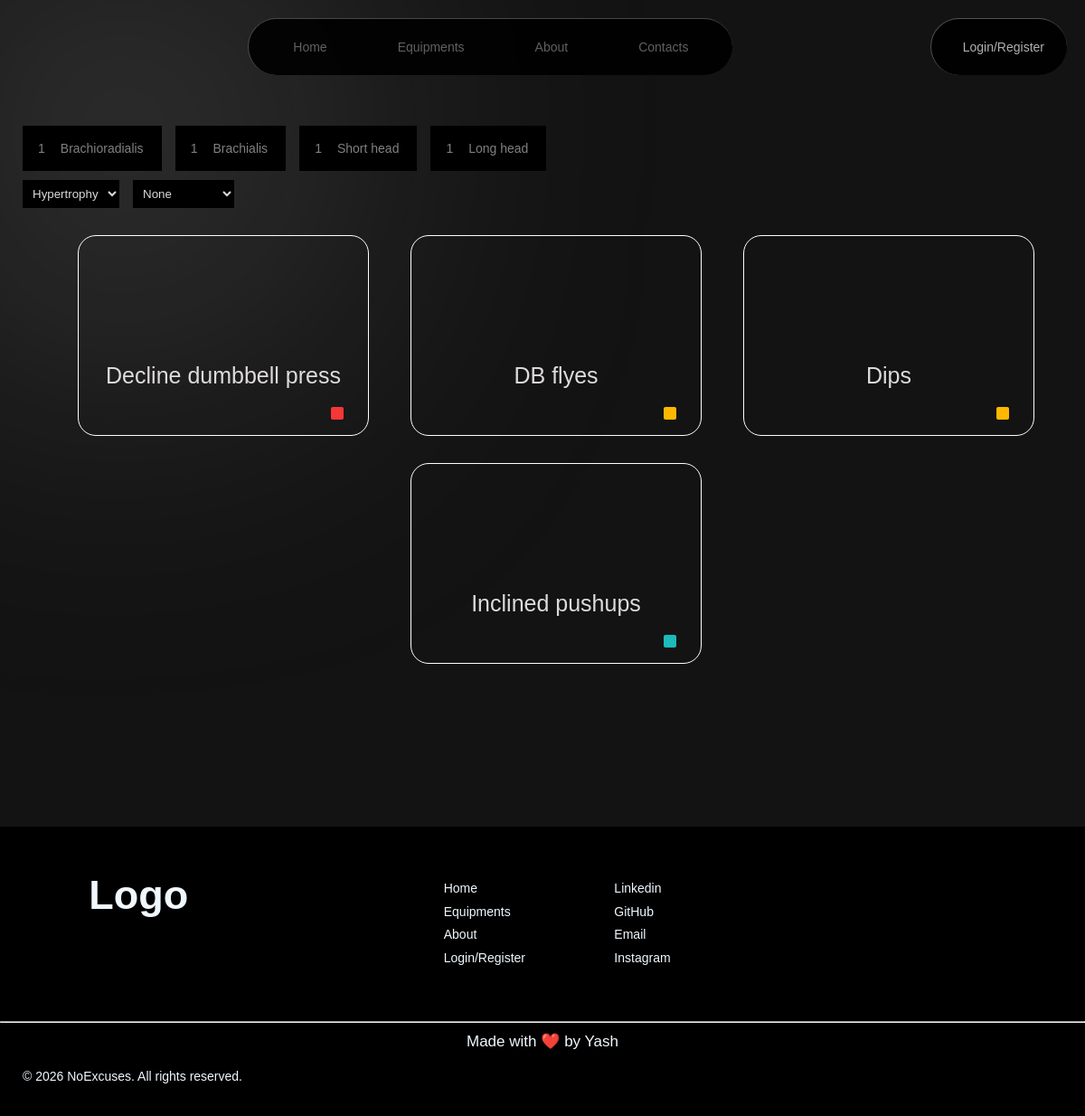
/submuscles/2/2/, run on the app's committed database.
### api/models.py (models this page shows, shortened)
class SubMuscle(models.Model):
    name = models.CharField(max_length = 30)
    muscle = models.ForeignKey(MuscleGroup, on_delete=models.CASCADE, null= True,related_name="muscles")
    def __str__(self):
        return self.name

class Workout(models.Model):
    class DifficultyChoices(models.TextChoices):
        EASY = 'easy', 'easy'
        MEDIUM = 'medium', 'medium'
        HARD = 'hard', 'hard'
    class TypeChoices(models.TextChoices):
        ISOLATED = 'isolated','isolated'
        COMPOUND = 'compound', 'compound'
    name = models.CharField(max_length = 50)
    difficulty = models.PositiveSmallIntegerField(
        validators = [MinValueValidator(0), MaxValueValidator(2)]
    )
    description = models.TextField(max_length = 500)
    equipment = models.ManyToManyField(Equipment, related_name = "workouts")
    sub_muscle = models.ManyToManyField(SubMuscle, related_name = 'workouts')
    type = models.CharField(choices = TypeChoices, max_length = 20)
    strength_score = models.PositiveSmallIntegerField(
        validators = [MinValueValidator(0), MaxValueValidator(10)]
    )
    hypertrophy_score = models.PositiveSmallIntegerField(
        validators = [MinValueValidator(0), MaxValueValidator(10)]
    )
    endurance_score = models.PositiveSmallIntegerField(
        validators = [MinValueValidator(0), MaxValueValidator(10)]
    )

### api/views.py (the view, shortened to what this page needs)
# urls.py: path("submuscles/<int:muscle_id>/<int:current>/", views.available_workouts_for_submuscle, name="available_workouts_submuscle"),
@csrf_protect
def available_workouts_for_submuscle(request, muscle_id, current = 0):
    ids = request.session.get("equipment_ids", [])
    if request.user.is_authenticated:
        ids = Profile.objects.get(user = request.user).equipment_ids
    if(ids == []):
        ids = Workout.objects.all().values_list("id", flat = True)
    submuscles = SubMuscle.objects.filter(muscle__id = muscle_id)
    if current!=0:
        submuscle = SubMuscle.objects.get(id = current)
        active = submuscle.id
        workouts = Workout.objects.filter(equipment__id__in = ids, sub_muscle = submuscle).distinct()
    else:
        workouts = Workout.objects.filter(equipment__id__in = ids, sub_muscle = submuscles[0]).distinct()
        active = submuscles[0].id
    ids = Workout.objects.filter(equipment__id__in = ids).values_list("id", flat = True)
    context = {"ids":ids, "muscle_id":muscle_id, "submuscles":submuscles, "workouts_selected":workouts.order_by("-hypertrophy_score"), "active":active, "current":current}
    context["select"] = 0
    context["diff"] = 0
    return render(request, "api/available_workouts_submuscle.html", context)

### api/templatetags/custom_tags.py (called while the page is built)
@register.simple_tag
def get_workout_counts_submuscle(ids, submuscle):
    return len(submuscle.workouts.filter(id__in = ids))

### api/templates/api/available_workouts_submuscle.html (shortened to what this page needs)
{% extends "main.html" %}
{% block content %}
{% load static %}
{% load custom_tags %}
        <link rel="stylesheet" href="{% static 'api/available_workout_submuscle.css' %}">
        <div id="muscle_container">
            {% for submuscle in submuscles %}
            <div id ="{% if submuscle.id == active %}active{% else %} {% endif %}" onclick="window.location.href=`{% url 'available_workouts_submuscle' muscle_id submuscle.id %}`" class="submuscle_card">
            <div class="submuscle_count">
                {% get_workout_counts_submuscle ids submuscle %}
            </div>
            <div class="submuscle_name">{{submuscle}}</div>
            </div>
            {% endfor %}
        </div>
    <form method="post" action="/submuscles/{{muscle_id}}/{{current}}/" id="sort_form">
        <select id="goal" name="option">
            <option value="0" class="goal_item" {% if select == '0' %}selected{% endif %}>Hypertrophy</option>
        </select>
        <select id="difficulty" name="difficulty">
            <option value="none" class="diff" {% if diff == 0 %}selected{% endif %}>
                None
            </option>
        </select>
    </form>
        <div id="workout_container">
            {% for workout in workouts_selected %}
            <div onclick="window.location.href=`{% url 'workout_page' workout.id %}`" class="workout_cards">
                <center>
                <div class="workout_name">{{workout.name}}</div>
                <div class = "diff{{workout.difficulty}}">
                </div>
                </center>
            </div>
            {% endfor %}
        </div>
{% endblock %}

### static/navbar.css (style rules this page uses)
body { font-family:sans-serif; font-size:14px; background: #131313; }
body::before { content: ""; position: absolute; top: 0; left: 0; width: 30%; height: 35%; background: radial-gradient( circle at left top, rgba(179, 177, 177, 0.705), transparent 90% ); filter: blur(160px); z-index: -1; }

### api/static/api/available_workout_submuscle.css (style rules this page uses)
#muscle_container { display:flex; margin-left:25px; }
.submuscle_card { display:flex; justify-content: space-between; background-color: black; padding:10px; margin-right: 15px; transition:0.3s; }
.submuscle_name { color:white; padding:7px; padding-left:10px; padding-right:10px; color: grey; }
.submuscle_count { color:white; padding:7px; color: grey; }
#workout_container { display:flex; flex-wrap:wrap; margin-top:30px; justify-content: space-evenly; margin-left:40px; margin-right:40px; }
.workout_cards { border:1px solid white; padding:20px; width:25%; margin-bottom:30px; margin-left:30px; height:180px; border-radius:20px; }
.workout_name { color: rgb(222, 219, 219); font-size:25px; font-family:Arial, Helvetica, sans-serif; margin-top:120px; transition: 0.3s; }
.diff1 { background-color: rgb(255, 183, 0); width:14px; height:14px; border-radius:2px; margin-top:20px; margin-left:90%; }
.diff0 { background-color:#1CBABA; width:14px; height:14px; border-radius:2px; margin-top:20px; margin-left:90%; }
.diff2 { background-color:#F63737; width:14px; height:14px; border-radius:2px; margin-top:20px; margin-left:90%; }
#sort_form { margin-top:10px; margin-left:25px; display:flex; justify-content: space-between; width:15%; }
#sort_form select { font:15px ; padding:7px; background-color: black; border:none; color: rgb(219, 218, 218); }
#goal { margin-right:15px; }

### static/footers.css (style rules this page uses)
body { margin:0px; }

### data on the page
SubMuscle: id "1", name "Brachioradialis"
SubMuscle: id "1", name "Brachialis"
SubMuscle: id "1", name "Short head"
SubMuscle: id "1", name "Long head"
Workout: name "Decline dumbbell press", difficulty 2 (drawn)
Workout: name "DB flyes", difficulty 1 (drawn)
Workout: name "Dips", difficulty 1 (drawn)
Workout: name "Inclined pushups", difficulty 0 (drawn)
